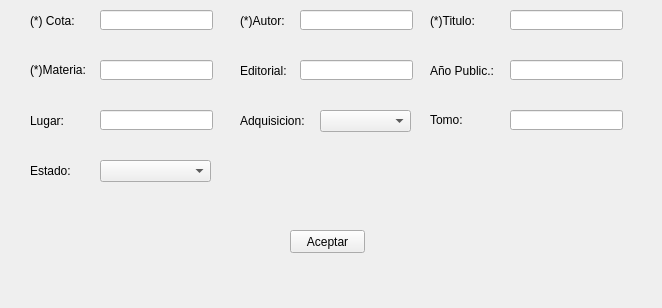
<?xml version="1.0" encoding="UTF-8"?>
<ui version="4.0">
 <class>FormAddBook</class>
 <widget class="QWidget" name="FormAddBook">
  <property name="geometry">
   <rect>
    <x>0</x>
    <y>0</y>
    <width>662</width>
    <height>308</height>
   </rect>
  </property>
  <property name="windowTitle">
   <string>Form</string>
  </property>
  <widget class="QLabel" name="lbCota">
   <property name="geometry">
    <rect>
     <x>30</x>
     <y>10</y>
     <width>61</width>
     <height>21</height>
    </rect>
   </property>
   <property name="text">
    <string>(*) Cota:</string>
   </property>
  </widget>
  <widget class="QLabel" name="lbAutor">
   <property name="geometry">
    <rect>
     <x>240</x>
     <y>10</y>
     <width>61</width>
     <height>21</height>
    </rect>
   </property>
   <property name="text">
    <string>(*)Autor: </string>
   </property>
  </widget>
  <widget class="QLabel" name="lbMateria">
   <property name="geometry">
    <rect>
     <x>30</x>
     <y>60</y>
     <width>71</width>
     <height>20</height>
    </rect>
   </property>
   <property name="text">
    <string>(*)Materia:</string>
   </property>
  </widget>
  <widget class="QLabel" name="lbTitulo">
   <property name="geometry">
    <rect>
     <x>430</x>
     <y>10</y>
     <width>61</width>
     <height>21</height>
    </rect>
   </property>
   <property name="text">
    <string>(*)Titulo:</string>
   </property>
  </widget>
  <widget class="QLabel" name="lbEditorial">
   <property name="geometry">
    <rect>
     <x>240</x>
     <y>60</y>
     <width>61</width>
     <height>21</height>
    </rect>
   </property>
   <property name="text">
    <string>Editorial:</string>
   </property>
  </widget>
  <widget class="QLabel" name="lbAnhoPublicacion">
   <property name="geometry">
    <rect>
     <x>430</x>
     <y>60</y>
     <width>81</width>
     <height>21</height>
    </rect>
   </property>
   <property name="text">
    <string>Año Public.:</string>
   </property>
  </widget>
  <widget class="QLabel" name="lbLugar">
   <property name="geometry">
    <rect>
     <x>30</x>
     <y>110</y>
     <width>61</width>
     <height>21</height>
    </rect>
   </property>
   <property name="text">
    <string>Lugar:</string>
   </property>
  </widget>
  <widget class="QLabel" name="lbAdquisicion">
   <property name="geometry">
    <rect>
     <x>240</x>
     <y>105</y>
     <width>81</width>
     <height>31</height>
    </rect>
   </property>
   <property name="text">
    <string>Adquisicion: </string>
   </property>
  </widget>
  <widget class="QLabel" name="lbVolumen">
   <property name="geometry">
    <rect>
     <x>430</x>
     <y>110</y>
     <width>61</width>
     <height>20</height>
    </rect>
   </property>
   <property name="text">
    <string>Tomo:</string>
   </property>
  </widget>
  <widget class="QLabel" name="lbEstado">
   <property name="geometry">
    <rect>
     <x>30</x>
     <y>160</y>
     <width>61</width>
     <height>21</height>
    </rect>
   </property>
   <property name="text">
    <string>Estado:</string>
   </property>
  </widget>
  <widget class="QComboBox" name="comboEstado">
   <property name="geometry">
    <rect>
     <x>100</x>
     <y>160</y>
     <width>111</width>
     <height>22</height>
    </rect>
   </property>
  </widget>
  <widget class="QComboBox" name="comboAdquisicion">
   <property name="geometry">
    <rect>
     <x>320</x>
     <y>110</y>
     <width>91</width>
     <height>22</height>
    </rect>
   </property>
  </widget>
  <widget class="QPushButton" name="btnAceptar">
   <property name="geometry">
    <rect>
     <x>290</x>
     <y>230</y>
     <width>75</width>
     <height>23</height>
    </rect>
   </property>
   <property name="text">
    <string>Aceptar</string>
   </property>
  </widget>
  <widget class="QLineEdit" name="leCota">
   <property name="geometry">
    <rect>
     <x>100</x>
     <y>10</y>
     <width>113</width>
     <height>20</height>
    </rect>
   </property>
  </widget>
  <widget class="QLineEdit" name="leAutor">
   <property name="geometry">
    <rect>
     <x>300</x>
     <y>10</y>
     <width>113</width>
     <height>20</height>
    </rect>
   </property>
  </widget>
  <widget class="QLineEdit" name="leTitulo">
   <property name="geometry">
    <rect>
     <x>510</x>
     <y>10</y>
     <width>113</width>
     <height>20</height>
    </rect>
   </property>
  </widget>
  <widget class="QLineEdit" name="leMateria">
   <property name="geometry">
    <rect>
     <x>100</x>
     <y>60</y>
     <width>113</width>
     <height>20</height>
    </rect>
   </property>
  </widget>
  <widget class="QLineEdit" name="leEditorial">
   <property name="geometry">
    <rect>
     <x>300</x>
     <y>60</y>
     <width>113</width>
     <height>20</height>
    </rect>
   </property>
  </widget>
  <widget class="QLineEdit" name="leAnhoPublicacion">
   <property name="geometry">
    <rect>
     <x>510</x>
     <y>60</y>
     <width>113</width>
     <height>20</height>
    </rect>
   </property>
  </widget>
  <widget class="QLineEdit" name="leLugar">
   <property name="geometry">
    <rect>
     <x>100</x>
     <y>110</y>
     <width>113</width>
     <height>20</height>
    </rect>
   </property>
  </widget>
  <widget class="QLineEdit" name="leVolumen">
   <property name="geometry">
    <rect>
     <x>510</x>
     <y>110</y>
     <width>113</width>
     <height>20</height>
    </rect>
   </property>
  </widget>
 </widget>
 <resources/>
 <connections/>
</ui>
